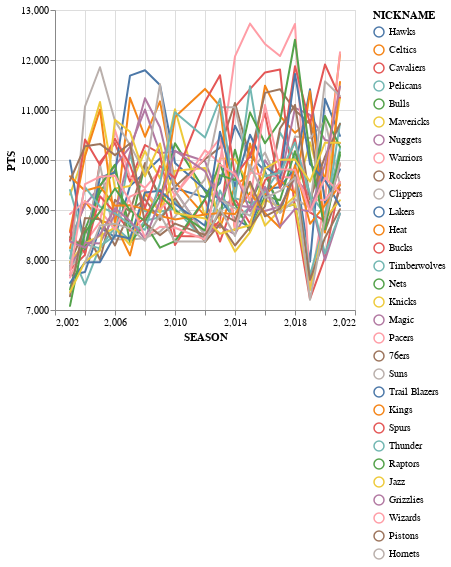

The notebook cell this image was saved under:
### Code cell
DeepnoteChart(points_per_season_by_team_no_2022_2011, """{"layer":[{"layer":[{"mark":{"clip":true,"type":"trail","tooltip":true},"encoding":{"x":{"sort":null,"type":"quantitative","field":"SEASON","scale":{"type":"linear","zero":false},"format":{"type":"default","decimals":null},"formatType":"numberFormatFromNumberType"},"y":{"sort":null,"type":"quantitative","field":"PTS","scale":{"type":"linear","zero":false},"format":{"type":"default","decimals":null},"formatType":"numberFormatFromNumberType"},"color":{"sort":null,"type":"nominal","field":"NICKNAME","scale":{"scheme":"tableau10"}}}},{"mark":{"size":100,"type":"point","opacity":0,"tooltip":true},"encoding":{"x":{"sort":null,"type":"quantitative","field":"SEASON","scale":{"type":"linear","zero":false},"format":{"type":"default","decimals":null},"formatType":"numberFormatFromNumberType"},"y":{"sort":null,"type":"quantitative","field":"PTS","scale":{"type":"linear","zero":false},"format":{"type":"default","decimals":null},"formatType":"numberFormatFromNumberType"},"color":{"sort":null,"type":"nominal","field":"NICKNAME","scale":{"scheme":"tableau10"}}}}]}],"title":"","config":{"legend":{}},"$schema":"https://vega.github.io/schema/vega-lite/v5.json","encoding":{}}""")

### Figure 1 — Vega-Lite specification as saved in the notebook (floating-point values rounded to 4 significant figures; data arrays with more than 128 entries replaced by an {"elided": "..."} marker saying what was removed)
{"$schema": "https://vega.github.io/schema/vega-lite/v5.json", "encoding": {}, "layer": [{"layer": [{"mark": {"type": "trail", "tooltip": true, "clip": true}, "encoding": {"x": {"field": "SEASON", "type": "quantitative", "sort": null, "scale": {"zero": false, "type": "linear"}, "formatType": "numberFormatFromNumberType", "format": {"type": "default", "decimals": null}}, "y": {"field": "PTS", "type": "quantitative", "sort": null, "scale": {"zero": false, "type": "linear"}, "formatType": "numberFormatFromNumberType", "format": {"type": "default", "decimals": null}}, "color": {"field": "NICKNAME", "type": "nominal", "sort": null, "scale": {"scheme": "tableau10"}}}}, {"mark": {"type": "point", "tooltip": true, "size": 100, "opacity": 0}, "encoding": {"x": {"field": "SEASON", "type": "quantitative", "sort": null, "scale": {"zero": false, "type": "linear"}, "formatType": "numberFormatFromNumberType", "format": {"type": "default", "decimals": null}}, "y": {"field": "PTS", "type": "quantitative", "sort": null, "scale": {"zero": false, "type": "linear"}, "formatType": "numberFormatFromNumberType", "format": {"type": "default", "decimals": null}}, "color": {"field": "NICKNAME", "type": "nominal", "sort": null, "scale": {"scheme": "tableau10"}}}}]}], "title": "", "config": {"legend": {}}, "data": {"values": {"elided": "539 records"}}}
